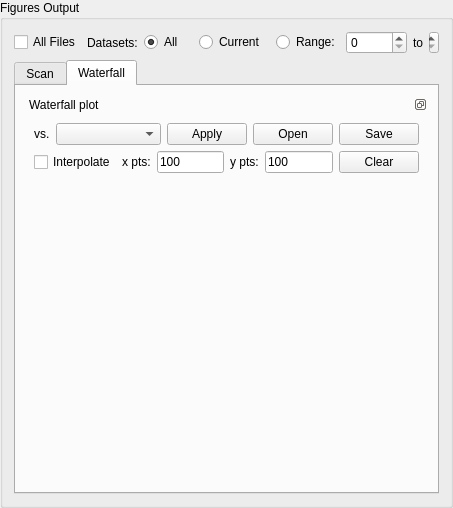
<?xml version="1.0" encoding="UTF-8"?>
<ui version="4.0">
 <class>Figures</class>
 <widget class="QGroupBox" name="Figures">
  <property name="geometry">
   <rect>
    <x>0</x>
    <y>0</y>
    <width>410</width>
    <height>508</height>
   </rect>
  </property>
  <property name="sizePolicy">
   <sizepolicy hsizetype="Preferred" vsizetype="Preferred">
    <horstretch>0</horstretch>
    <verstretch>0</verstretch>
   </sizepolicy>
  </property>
  <property name="windowTitle">
   <string>Excel</string>
  </property>
  <property name="title">
   <string>Figures Output</string>
  </property>
  <layout class="QVBoxLayout" name="verticalLayout">
   <item>
    <layout class="QHBoxLayout" name="horizontalLayout_2"/>
   </item>
   <item>
    <layout class="QHBoxLayout" name="horizontalLayout">
     <item>
      <widget class="QCheckBox" name="allfiles_check">
       <property name="text">
        <string>All Files</string>
       </property>
      </widget>
     </item>
     <item>
      <widget class="QLabel" name="label">
       <property name="text">
        <string>Datasets:</string>
       </property>
      </widget>
     </item>
     <item>
      <widget class="QRadioButton" name="all_radio">
       <property name="sizePolicy">
        <sizepolicy hsizetype="Minimum" vsizetype="Fixed">
         <horstretch>0</horstretch>
         <verstretch>0</verstretch>
        </sizepolicy>
       </property>
       <property name="text">
        <string>All</string>
       </property>
       <property name="checked">
        <bool>true</bool>
       </property>
      </widget>
     </item>
     <item>
      <spacer name="horizontalSpacer">
       <property name="orientation">
        <enum>Qt::Horizontal</enum>
       </property>
       <property name="sizeType">
        <enum>QSizePolicy::MinimumExpanding</enum>
       </property>
       <property name="sizeHint" stdset="0">
        <size>
         <width>10</width>
         <height>20</height>
        </size>
       </property>
      </spacer>
     </item>
     <item>
      <widget class="QRadioButton" name="current_radio">
       <property name="text">
        <string>Current</string>
       </property>
      </widget>
     </item>
     <item>
      <spacer name="horizontalSpacer_2">
       <property name="orientation">
        <enum>Qt::Horizontal</enum>
       </property>
       <property name="sizeType">
        <enum>QSizePolicy::MinimumExpanding</enum>
       </property>
       <property name="sizeHint" stdset="0">
        <size>
         <width>5</width>
         <height>20</height>
        </size>
       </property>
      </spacer>
     </item>
     <item>
      <widget class="QRadioButton" name="range_radio">
       <property name="text">
        <string>Range:</string>
       </property>
      </widget>
     </item>
     <item>
      <widget class="QSpinBox" name="rangemin_spin">
       <property name="sizePolicy">
        <sizepolicy hsizetype="Expanding" vsizetype="Fixed">
         <horstretch>0</horstretch>
         <verstretch>0</verstretch>
        </sizepolicy>
       </property>
       <property name="maximum">
        <number>99999</number>
       </property>
      </widget>
     </item>
     <item>
      <widget class="QLabel" name="label_2">
       <property name="text">
        <string>to</string>
       </property>
      </widget>
     </item>
     <item>
      <widget class="QSpinBox" name="rangemax_spin">
       <property name="sizePolicy">
        <sizepolicy hsizetype="Expanding" vsizetype="Fixed">
         <horstretch>0</horstretch>
         <verstretch>0</verstretch>
        </sizepolicy>
       </property>
       <property name="minimumSize">
        <size>
         <width>10</width>
         <height>0</height>
        </size>
       </property>
       <property name="maximum">
        <number>99999</number>
       </property>
      </widget>
     </item>
    </layout>
   </item>
   <item>
    <widget class="QTabWidget" name="tabWidget">
     <property name="currentIndex">
      <number>1</number>
     </property>
     <widget class="QWidget" name="tab_3">
      <attribute name="title">
       <string>Scan</string>
      </attribute>
      <layout class="QVBoxLayout" name="verticalLayout_3">
       <item>
        <widget class="QDockWidget" name="dockWidget">
         <property name="contextMenuPolicy">
          <enum>Qt::CustomContextMenu</enum>
         </property>
         <property name="features">
          <set>QDockWidget::DockWidgetFloatable|QDockWidget::DockWidgetMovable</set>
         </property>
         <property name="windowTitle">
          <string>Scan parameters</string>
         </property>
         <widget class="QWidget" name="dockWidgetContents">
          <layout class="QVBoxLayout" name="verticalLayout_2">
           <item>
            <layout class="QGridLayout" name="gridLayout">
             <item row="0" column="2">
              <widget class="QComboBox" name="p2_scan_combo">
               <property name="sizePolicy">
                <sizepolicy hsizetype="MinimumExpanding" vsizetype="Fixed">
                 <horstretch>0</horstretch>
                 <verstretch>0</verstretch>
                </sizepolicy>
               </property>
              </widget>
             </item>
             <item row="0" column="1">
              <widget class="QLabel" name="label_3">
               <property name="sizePolicy">
                <sizepolicy hsizetype="Minimum" vsizetype="Fixed">
                 <horstretch>0</horstretch>
                 <verstretch>0</verstretch>
                </sizepolicy>
               </property>
               <property name="minimumSize">
                <size>
                 <width>10</width>
                 <height>0</height>
                </size>
               </property>
               <property name="text">
                <string>vs.</string>
               </property>
              </widget>
             </item>
             <item row="0" column="0">
              <widget class="QComboBox" name="p1_scan_combo">
               <property name="sizePolicy">
                <sizepolicy hsizetype="MinimumExpanding" vsizetype="Fixed">
                 <horstretch>0</horstretch>
                 <verstretch>0</verstretch>
                </sizepolicy>
               </property>
              </widget>
             </item>
             <item row="0" column="3">
              <widget class="QPushButton" name="graphadd_button">
               <property name="sizePolicy">
                <sizepolicy hsizetype="Fixed" vsizetype="Minimum">
                 <horstretch>0</horstretch>
                 <verstretch>0</verstretch>
                </sizepolicy>
               </property>
               <property name="minimumSize">
                <size>
                 <width>20</width>
                 <height>0</height>
                </size>
               </property>
               <property name="text">
                <string>Add</string>
               </property>
              </widget>
             </item>
            </layout>
           </item>
           <item>
            <widget class="MatplotlibWidget" name="graph_scan">
             <property name="contextMenuPolicy">
              <enum>Qt::CustomContextMenu</enum>
             </property>
            </widget>
           </item>
           <item>
            <layout class="QHBoxLayout" name="horizontalLayout_3">
             <item>
              <widget class="QPushButton" name="pushButton_3">
               <property name="text">
                <string>Refresh</string>
               </property>
              </widget>
             </item>
             <item>
              <widget class="QPushButton" name="apply_button">
               <property name="text">
                <string>Apply</string>
               </property>
              </widget>
             </item>
             <item>
              <spacer name="horizontalSpacer_4">
               <property name="orientation">
                <enum>Qt::Horizontal</enum>
               </property>
               <property name="sizeType">
                <enum>QSizePolicy::MinimumExpanding</enum>
               </property>
               <property name="sizeHint" stdset="0">
                <size>
                 <width>10</width>
                 <height>20</height>
                </size>
               </property>
              </spacer>
             </item>
             <item>
              <widget class="QPushButton" name="pushButton">
               <property name="text">
                <string>Clear</string>
               </property>
              </widget>
             </item>
            </layout>
           </item>
          </layout>
         </widget>
        </widget>
       </item>
      </layout>
     </widget>
     <widget class="QWidget" name="tab_4">
      <attribute name="title">
       <string>Waterfall</string>
      </attribute>
      <layout class="QVBoxLayout" name="verticalLayout_5">
       <item>
        <widget class="QDockWidget" name="dockWidget_2">
         <property name="contextMenuPolicy">
          <enum>Qt::CustomContextMenu</enum>
         </property>
         <property name="features">
          <set>QDockWidget::DockWidgetFloatable|QDockWidget::DockWidgetMovable</set>
         </property>
         <property name="windowTitle">
          <string>Waterfall plot</string>
         </property>
         <widget class="QWidget" name="dockWidgetContents_2">
          <layout class="QVBoxLayout" name="verticalLayout_4">
           <item>
            <layout class="QHBoxLayout" name="horizontalLayout_5">
             <property name="topMargin">
              <number>0</number>
             </property>
             <item>
              <widget class="QLabel" name="label_4">
               <property name="sizePolicy">
                <sizepolicy hsizetype="Minimum" vsizetype="Fixed">
                 <horstretch>0</horstretch>
                 <verstretch>0</verstretch>
                </sizepolicy>
               </property>
               <property name="minimumSize">
                <size>
                 <width>10</width>
                 <height>0</height>
                </size>
               </property>
               <property name="text">
                <string>vs.</string>
               </property>
              </widget>
             </item>
             <item>
              <widget class="QComboBox" name="waterfall_scan_combo">
               <property name="sizePolicy">
                <sizepolicy hsizetype="Expanding" vsizetype="Fixed">
                 <horstretch>0</horstretch>
                 <verstretch>0</verstretch>
                </sizepolicy>
               </property>
               <property name="minimumSize">
                <size>
                 <width>80</width>
                 <height>0</height>
                </size>
               </property>
              </widget>
             </item>
             <item>
              <widget class="QPushButton" name="apply_waterfall_button">
               <property name="text">
                <string>Apply</string>
               </property>
              </widget>
             </item>
             <item>
              <widget class="QPushButton" name="pushButton_4">
               <property name="text">
                <string>Open</string>
               </property>
              </widget>
             </item>
             <item>
              <widget class="QPushButton" name="pushButton_5">
               <property name="text">
                <string>Save</string>
               </property>
              </widget>
             </item>
            </layout>
           </item>
           <item>
            <layout class="QGridLayout" name="gridLayout_2">
             <item row="0" column="2">
              <widget class="QCheckBox" name="interp_check">
               <property name="text">
                <string>Interpolate</string>
               </property>
               <property name="checked">
                <bool>false</bool>
               </property>
              </widget>
             </item>
             <item row="0" column="6">
              <widget class="QLineEdit" name="ypts_edit">
               <property name="sizePolicy">
                <sizepolicy hsizetype="Minimum" vsizetype="Fixed">
                 <horstretch>0</horstretch>
                 <verstretch>0</verstretch>
                </sizepolicy>
               </property>
               <property name="minimumSize">
                <size>
                 <width>20</width>
                 <height>0</height>
                </size>
               </property>
               <property name="text">
                <string>100</string>
               </property>
              </widget>
             </item>
             <item row="0" column="3">
              <widget class="QLabel" name="label_5">
               <property name="sizePolicy">
                <sizepolicy hsizetype="Minimum" vsizetype="Preferred">
                 <horstretch>0</horstretch>
                 <verstretch>0</verstretch>
                </sizepolicy>
               </property>
               <property name="text">
                <string>x pts:</string>
               </property>
              </widget>
             </item>
             <item row="0" column="4">
              <widget class="QLineEdit" name="xpts_edit">
               <property name="sizePolicy">
                <sizepolicy hsizetype="Minimum" vsizetype="Fixed">
                 <horstretch>0</horstretch>
                 <verstretch>0</verstretch>
                </sizepolicy>
               </property>
               <property name="minimumSize">
                <size>
                 <width>20</width>
                 <height>0</height>
                </size>
               </property>
               <property name="text">
                <string>100</string>
               </property>
              </widget>
             </item>
             <item row="0" column="5">
              <widget class="QLabel" name="label_6">
               <property name="sizePolicy">
                <sizepolicy hsizetype="Minimum" vsizetype="Preferred">
                 <horstretch>0</horstretch>
                 <verstretch>0</verstretch>
                </sizepolicy>
               </property>
               <property name="text">
                <string>y pts:</string>
               </property>
              </widget>
             </item>
             <item row="0" column="7">
              <widget class="QPushButton" name="pushButton_2">
               <property name="enabled">
                <bool>true</bool>
               </property>
               <property name="text">
                <string>Clear</string>
               </property>
              </widget>
             </item>
            </layout>
           </item>
           <item>
            <layout class="QVBoxLayout" name="waterfall_layout">
             <item>
              <widget class="QWidget" name="widget" native="true">
               <property name="sizePolicy">
                <sizepolicy hsizetype="MinimumExpanding" vsizetype="MinimumExpanding">
                 <horstretch>0</horstretch>
                 <verstretch>0</verstretch>
                </sizepolicy>
               </property>
               <property name="minimumSize">
                <size>
                 <width>0</width>
                 <height>0</height>
                </size>
               </property>
              </widget>
             </item>
            </layout>
           </item>
          </layout>
         </widget>
        </widget>
       </item>
      </layout>
     </widget>
    </widget>
   </item>
  </layout>
 </widget>
 <customwidgets>
  <customwidget>
   <class>MatplotlibWidget</class>
   <extends>QWidget</extends>
   <header>matplotlibwidget</header>
  </customwidget>
 </customwidgets>
 <resources/>
 <connections>
  <connection>
   <sender>apply_button</sender>
   <signal>clicked()</signal>
   <receiver>Figures</receiver>
   <slot>ApplyFigure()</slot>
   <hints>
    <hint type="sourcelabel">
     <x>186</x>
     <y>474</y>
    </hint>
    <hint type="destinationlabel">
     <x>78</x>
     <y>220</y>
    </hint>
   </hints>
  </connection>
  <connection>
   <sender>graphadd_button</sender>
   <signal>clicked()</signal>
   <receiver>Figures</receiver>
   <slot>GraphAdd()</slot>
   <hints>
    <hint type="sourcelabel">
     <x>376</x>
     <y>144</y>
    </hint>
    <hint type="destinationlabel">
     <x>309</x>
     <y>141</y>
    </hint>
   </hints>
  </connection>
  <connection>
   <sender>pushButton</sender>
   <signal>clicked()</signal>
   <receiver>Figures</receiver>
   <slot>Clear()</slot>
   <hints>
    <hint type="sourcelabel">
     <x>376</x>
     <y>474</y>
    </hint>
    <hint type="destinationlabel">
     <x>186</x>
     <y>122</y>
    </hint>
   </hints>
  </connection>
  <connection>
   <sender>graph_scan</sender>
   <signal>customContextMenuRequested(QPoint)</signal>
   <receiver>Figures</receiver>
   <slot>ApplyFigure()</slot>
   <hints>
    <hint type="sourcelabel">
     <x>111</x>
     <y>152</y>
    </hint>
    <hint type="destinationlabel">
     <x>273</x>
     <y>436</y>
    </hint>
   </hints>
  </connection>
  <connection>
   <sender>pushButton_3</sender>
   <signal>clicked()</signal>
   <receiver>Figures</receiver>
   <slot>Refresh()</slot>
   <hints>
    <hint type="sourcelabel">
     <x>82</x>
     <y>474</y>
    </hint>
    <hint type="destinationlabel">
     <x>69</x>
     <y>502</y>
    </hint>
   </hints>
  </connection>
  <connection>
   <sender>apply_waterfall_button</sender>
   <signal>clicked()</signal>
   <receiver>Figures</receiver>
   <slot>ApplyWaterfall()</slot>
   <hints>
    <hint type="sourcelabel">
     <x>62</x>
     <y>462</y>
    </hint>
    <hint type="destinationlabel">
     <x>-16</x>
     <y>438</y>
    </hint>
   </hints>
  </connection>
  <connection>
   <sender>pushButton_4</sender>
   <signal>clicked()</signal>
   <receiver>Figures</receiver>
   <slot>FileOpen()</slot>
   <hints>
    <hint type="sourcelabel">
     <x>170</x>
     <y>468</y>
    </hint>
    <hint type="destinationlabel">
     <x>235</x>
     <y>501</y>
    </hint>
   </hints>
  </connection>
  <connection>
   <sender>pushButton_5</sender>
   <signal>clicked()</signal>
   <receiver>Figures</receiver>
   <slot>FileSave()</slot>
   <hints>
    <hint type="sourcelabel">
     <x>274</x>
     <y>468</y>
    </hint>
    <hint type="destinationlabel">
     <x>325</x>
     <y>504</y>
    </hint>
   </hints>
  </connection>
  <connection>
   <sender>pushButton_2</sender>
   <signal>clicked()</signal>
   <receiver>Figures</receiver>
   <slot>Clear3D()</slot>
   <hints>
    <hint type="sourcelabel">
     <x>343</x>
     <y>462</y>
    </hint>
    <hint type="destinationlabel">
     <x>398</x>
     <y>501</y>
    </hint>
   </hints>
  </connection>
 </connections>
 <slots>
  <slot>ApplyFigure()</slot>
  <slot>GraphAdd()</slot>
  <slot>Clear()</slot>
  <slot>Refresh()</slot>
  <slot>Test()</slot>
  <slot>ApplyWaterfall()</slot>
  <slot>FileOpen()</slot>
  <slot>FileSave()</slot>
  <slot>Clear3D()</slot>
 </slots>
</ui>
